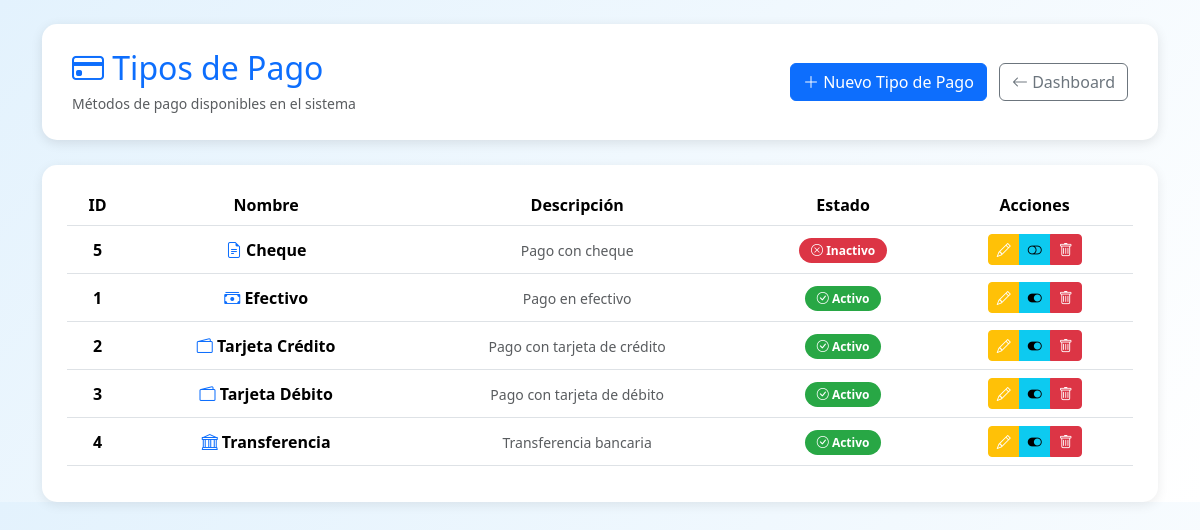
Page /index.php?action=listarTiposPago (signed in) on the committed database.
### tables this page shows
CREATE TABLE `tipo_pago` (
  `tipo_pago_id` int(11) NOT NULL,
  `nombre_pago` varchar(50) NOT NULL,
  `descripcion` text DEFAULT NULL,
  `activo` tinyint(1) DEFAULT 1
);

### controllers/TipoPagoController.php (called while the page is built, shortened)
<?php
require_once __DIR__ . '/../models/TipoPago.php';
class TipoPagoController {
    private $tipoPago;
    public function __construct($db) {
        $this->tipoPago = new TipoPago($db);
    }
    public function listarTiposPago() {
        return $this->tipoPago->getAll();
    }
}
?>

### models/TipoPago.php (called while the page is built, shortened)
<?php
class TipoPago {
    private $conn;
    private $table_name = "tipo_pago";
    public function __construct($db) {
        $this->conn = $db;
    }
    public function getAll() {
        $query = "SELECT * FROM " . $this->table_name . "
                  ORDER BY nombre_pago ASC";
        $stmt = $this->conn->prepare($query);
        $stmt->execute();
        return $stmt;
    }
}
?>

### views/tipos_pago.php (the view, shortened to what this page needs)
<!DOCTYPE html>
<html lang="es">
<head>
    <link href="https://cdn.jsdelivr.net/npm/bootstrap@5.3.2/dist/css/bootstrap.min.css" rel="stylesheet">
    <link href="https://cdn.jsdelivr.net/npm/bootstrap-icons@1.11.1/font/bootstrap-icons.css" rel="stylesheet">
</head>
<body>
<div class="container mt-4">
    <div class="page-header d-flex justify-content-between align-items-center">
        <div>
            <h2 class="mb-1 text-primary">
                <i class="bi bi-credit-card"></i> Tipos de Pago
            </h2>
            <small class="text-muted">Métodos de pago disponibles en el sistema</small>
        </div>
        <div>
            <a href="index.php?action=formularioTipoPago" class="btn btn-primary me-2">
                <i class="bi bi-plus-lg"></i> Nuevo Tipo de Pago
            </a>
            <a href="index.php?action=dashboard" class="btn btn-outline-secondary">
                <i class="bi bi-arrow-left"></i> Dashboard
            </a>
        </div>
    </div>
    <div class="table-container">
        <div class="table-responsive">
            <table class="table table-hover align-middle text-center">
                <thead>
                    <tr>
                        <th>ID</th>
                        <th>Nombre</th>
                        <th>Descripción</th>
                        <th>Estado</th>
                        <th>Acciones</th>
                    </tr>
                </thead>
                <tbody>
                <?php
                if (is_object($tiposPago) && $tiposPago->rowCount() > 0) :
                    while ($row = $tiposPago->fetch(PDO::FETCH_ASSOC)) :
                ?>
                    <tr>
                        <td><strong><?= htmlspecialchars($row['tipo_pago_id']) ?></strong></td>
                        <td>
                            <?php
                            $iconos = [
                                'Efectivo' => 'cash-stack',
                                'Tarjeta' => 'credit-card',
                                'Cheque' => 'file-earmark-text',
                                'Transferencia' => 'bank',
                                'Depósito' => 'piggy-bank'
                            ];
                            $icono = $iconos[$row['nombre_pago']] ?? 'wallet2';
                            ?>
                            <i class="bi bi-<?= $icono ?> text-primary"></i>
                            <strong><?= htmlspecialchars($row['nombre_pago']) ?></strong>
                        </td>
                        <td>
                            <small class="text-muted">
                                <?= htmlspecialchars($row['descripcion'] ?? 'Sin descripción') ?>
                            </small>
                        </td>
                        <td>
                            <?php if($row['activo']): ?>
                                <span class="badge badge-activo">
                                    <i class="bi bi-check-circle"></i> Activo
                                </span>
                            <?php else: ?>
                                <span class="badge badge-inactivo">
                                    <i class="bi bi-x-circle"></i> Inactivo
                                </span>
                            <?php endif; ?>
                        </td>
                        <td>
                            <div class="btn-group btn-group-sm">
                                <a href="index.php?action=editarTipoPago&tipo_pago_id=<?= $row['tipo_pago_id'] ?>"
                                   class="btn btn-warning text-white"
                                   title="Editar">
                                    <i class="bi bi-pencil"></i>
                                </a>
                                <a href="index.php?action=cambiarEstadoTipoPago&tipo_pago_id=<?= $row['tipo_pago_id'] ?>&estado=<?= $row['activo'] ? 0 : 1 ?>"
                                   class="btn btn-info"
                                   title="<?= $row['activo'] ? 'Desactivar' : 'Activar' ?>">
                                    <i class="bi bi-toggle-<?= $row['activo'] ? 'on' : 'off' ?>"></i>
                                </a>
                                <a href="index.php?action=eliminarTipoPago&tipo_pago_id=<?= $row['tipo_pago_id'] ?>"
                                   class="btn btn-danger"
                                   onclick="return confirm('¿Está seguro de eliminar este tipo de pago?')"
                                   title="Eliminar">
                                    <i class="bi bi-trash"></i>
                                </a>
                            </div>
                        </td>
                    </tr>
                <?php
                    endwhile;
                endif; ?>
                </tbody>
            </table>
        </div>
    </div>
</div>
</body>
</html>

### views/tipos_pago.php (style rules this page uses)
body { background: linear-gradient(135deg, #e3f2fd, #ffffff); font-family: 'Segoe UI', sans-serif; }
.page-header { background: #ffffff; padding: 25px 30px; border-radius: 15px; box-shadow: 0 3px 12px rgba(0,0,0,0.1); margin-bottom: 25px; }
.table-container { background: #ffffff; padding: 20px 25px; border-radius: 15px; box-shadow: 0 3px 12px rgba(0,0,0,0.08); }
.table thead { background-color: #0d6efd; color: white; }
.badge-activo { background-color: #28a745; padding: 6px 12px; border-radius: 20px; }
.badge-inactivo { background-color: #dc3545; padding: 6px 12px; border-radius: 20px; }

### rows in the picture
tipo_pago: tipo_pago_id "5", nombre_pago "Cheque", descripcion "Pago con cheque", activo 0 (drawn)
tipo_pago: tipo_pago_id "1", nombre_pago "Efectivo", descripcion "Pago en efectivo", activo 1 (drawn)
tipo_pago: tipo_pago_id "2", nombre_pago "Tarjeta Crédito", descripcion "Pago con tarjeta de crédito", activo 1 (drawn)
tipo_pago: tipo_pago_id "3", nombre_pago "Tarjeta Débito", descripcion "Pago con tarjeta de débito", activo 1 (drawn)
tipo_pago: tipo_pago_id "4", nombre_pago "Transferencia", descripcion "Transferencia bancaria", activo 1 (drawn)
